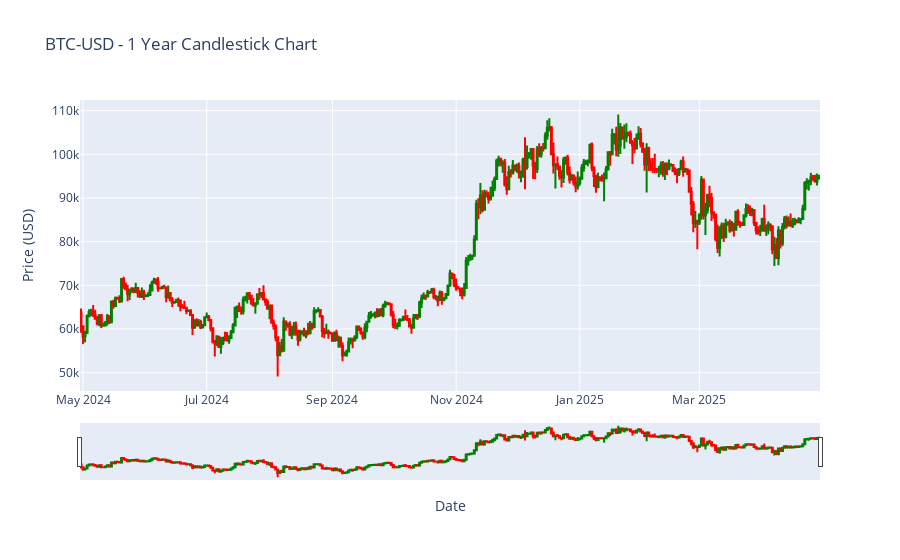

Notebook code cell kept with this figure:
### Code cell
fig = go.Figure(data=[go.Candlestick(
        x=df['Date'],
        open=df[f'Open_{selected_coin}'],
        high=df[f'High_{selected_coin}'],
        low=df[f'Low_{selected_coin}'],
        close=df[f'Close_{selected_coin}'],
        increasing_line_color='green',
        decreasing_line_color='red'
    )])
fig.update_layout(
    title= f'{selected_coin} - 1 Year Candlestick Chart',
    xaxis_title='Date',
    yaxis_title='Price (USD)',
)

### Figure 1 — Plotly figure (JSON) as saved in the notebook; plotly's stock layout.template omitted (floating-point values rounded to 4 significant figures; data arrays with more than 128 entries replaced by an {"elided": "..."} marker saying what was removed)
{"data": [{"close": {"elided": "365 float values"}, "decreasing": {"line": {"color": "red"}}, "high": {"elided": "365 float values"}, "increasing": {"line": {"color": "green"}}, "low": {"elided": "365 float values"}, "open": {"elided": "365 float values"}, "type": "candlestick", "x": {"elided": "365 str values"}}], "layout": {"title": {"text": "BTC-USD - 1 Year Candlestick Chart"}, "xaxis": {"title": {"text": "Date"}}, "yaxis": {"title": {"text": "Price (USD)"}}}}
